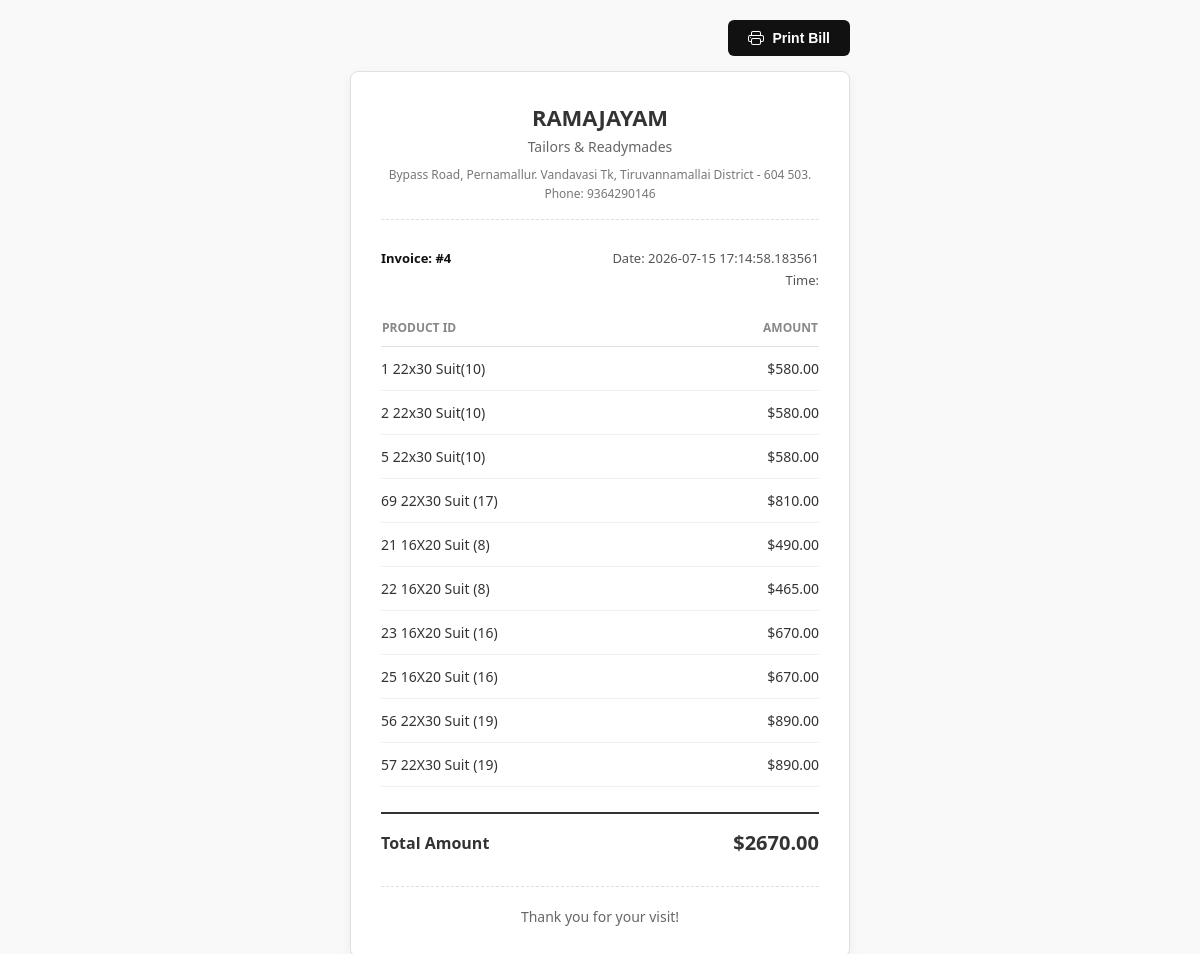
Page /bill_show_page/4 on the committed database.
### app.py (models this page shows)
class ShopDealer(UserMixin,db.Model) :
    id = db.Column(db.Integer, primary_key=True)
    shop_username = db.Column(db.String(150), unique=True, nullable=False)
    password = db.Column(db.String(150), nullable=False)
    shop_name = db.Column(db.String(150),nullable=False)
    shop_title = db.Column(db.String(150),nullable=False)
    shop_location = db.Column(db.String(150),nullable=False)
    shop_phone_number = db.Column(db.String(10),nullable=False)
    shop_gst_number = db.Column(db.String(15),default=None)

class Billing(db.Model) :
    id = db.Column(db.Integer,primary_key=True)
    customer_no = db.Column(db.String(10))
    customer_name = db.Column(db.String(100))
    customer_address = db.Column(db.String(100), nullable=True)
    billing_amount = db.Column(db.Integer)
    total_quantity = db.Column(db.Integer)
    billing_date = db.Column(db.DateTime, default=datetime.utcnow)
    billing_products = db.relationship('SelledProduct', backref='billing', lazy=True)

class SelledProduct(db.Model) :
    id = db.Column(db.Integer,primary_key=True)
    billing_id = db.Column(db.Integer, db.ForeignKey('billing.id'), nullable=True)
    selled_product_name = db.Column(db.String(100))
    selled_product_id = db.Column(db.String(100))
    selled_product_amount = db.Column(db.Integer)
    scanned_at = db.Column(db.DateTime, default=datetime.utcnow)

### app.py (the view)
@app.route('/bill_show_page/<int:billing_id>')
def bill_show_page(billing_id):
    billing = Billing.query.get_or_404(billing_id)
    selled = SelledProduct.query.all()
    shop = ShopDealer.query.all()
    return render_template('bill_show_page.html', billing=billing,selled=selled,shop=shop)

### templates/bill_show_page.html (shortened to what this page needs)
<!DOCTYPE html>
<html lang="en">
<head>
</head>
<body>
    <div class="action-panel">
        <button class="print-btn" onclick="window.print()">
            Print Bill
        </button>
    </div>
    <div class="receipt-card">
        <header class="shop-header">
            {% for shop in shop %}
            <h1 class="shop-name">{{ shop.shop_name }}</h1>
            <p class="shop-title">{{ shop.shop_title }}</p>
            <p class="shop-details">{{ shop.shop_location }}</p>
            <p class="shop-details">Phone: {{ shop.shop_phone_number }}</p>
            {% endfor %}
        </header>
        <div class="invoice-meta">
            <div class="meta-group">
                <p class="invoice-id">Invoice: #{{ billing.id }}</p>
            </div>
            <div class="meta-group text-right">
                <p>Date: {{ billing.billing_date }}</p>
                <p>Time: {{ billing.billing_time }}</p>
            </div>
        </div>
        <table class="items-table">
            <thead>
                <tr>
                    <th>Product ID</th>
                    <th class="text-right">Amount</th>
                </tr>
            </thead>
            <tbody>
                {% for selled in selled %}
                {% if selled.billing_id == billing.id %}
                <tr>
                    <td>{{ selled.selled_product_id }} {{ selled.selled_product_name }}</td>
                    <td class="text-right">${{ "%.2f"|format(selled.selled_product_amount|float) }}</td>
                </tr>
                {% endif %}
                {% endfor %}
            </tbody>
        </table>
        <div class="total-section">
            <span class="total-label">Total Amount</span>
            <span class="total-amount">${{ "%.2f"|format(billing.billing_amount|float) }}</span>
        </div>
        <footer class="receipt-footer">
            Thank you for your visit!
        </footer>
    </div>
</body>
</html>

### templates/bill_show_page.html (style rules this page uses)
:root { --primary-color: #333; --border-color: #e0e0e0; --bg-color: #f9f9f9; }
body { font-family: system-ui, -apple-system, BlinkMacSystemFont, "Segoe UI", Roboto, sans-serif; background-color: var(--bg-color); color: var(--primary-color); margin: 0; padding: 20px; display: flex; flex-direction: column; align-items: center; }
.action-panel { width: 100%; max-width: 500px; display: flex; justify-content: flex-end; margin-bottom: 15px; }
.print-btn { background-color: #111111; color: #ffffff; border: none; padding: 10px 20px; font-size: 14px; font-weight: 600; border-radius: 6px; cursor: pointer; transition: background-color 0.2s; display: inline-flex; align-items: center; gap: 8px; }
.receipt-card { background: #ffffff; width: 100%; max-width: 500px; padding: 30px; box-sizing: border-box; border-radius: 8px; box-shadow: 0 4px 12px rgba(0, 0, 0, 0.05); border: 1px solid var(--border-color); }
.shop-header { text-align: center; margin-bottom: 25px; border-bottom: 1px dashed var(--border-color); padding-bottom: 15px; }
.shop-name { font-size: 22px; font-weight: 700; margin: 0 0 5px 0; text-transform: uppercase; }
.shop-title { font-size: 14px; color: #666; margin: 0 0 10px 0; }
.shop-details { font-size: 12px; color: #777; margin: 2px 0; }
.invoice-meta { display: flex; justify-content: space-between; font-size: 13px; margin-bottom: 25px; color: #555; }
.meta-group p { margin: 4px 0; }
.invoice-id { font-weight: 700; color: #111; }
.items-table { width: 100%; border-collapse: collapse; text-align: left; margin-bottom: 25px; }
.items-table th { font-size: 12px; text-transform: uppercase; color: #888; padding-bottom: 10px; border-bottom: 1px solid var(--border-color); }
.items-table td { padding: 12px 0; font-size: 14px; border-bottom: 1px solid #f1f1f1; }
.text-right { text-align: right; }
.total-section { border-top: 2px solid var(--primary-color); padding-top: 15px; display: flex; justify-content: space-between; align-items: center; margin-bottom: 30px; }
.total-label { font-size: 16px; font-weight: 700; }
.total-amount { font-size: 20px; font-weight: 800; }
.receipt-footer { text-align: center; font-size: 14px; font-weight: 500; color: #666; border-top: 1px dashed var(--border-color); padding-top: 20px; }

### rows in the picture
ShopDealer: shop_name "RAMAJAYAM", shop_title "Tailors & Readymades", shop_location "Bypass Road, Pernamallur. Vandavasi Tk, Tiruvannamallai District - 604 503.", shop_phone_number "9364290146"
Billing: id "4", billing_date "2026-07-15 17:14:58.183561", billing_amount "2670.00"
SelledProduct: selled_product_id "1", selled_product_name "22x30 Suit(10)", selled_product_amount "580.00"
SelledProduct: selled_product_id "2", selled_product_name "22x30 Suit(10)", selled_product_amount "580.00"
SelledProduct: selled_product_id "5", selled_product_name "22x30 Suit(10)", selled_product_amount "580.00"
SelledProduct: selled_product_id "69", selled_product_name "22X30 Suit (17)", selled_product_amount "810.00"
SelledProduct: selled_product_id "21", selled_product_name "16X20 Suit (8)", selled_product_amount "490.00"
SelledProduct: selled_product_id "22", selled_product_name "16X20 Suit (8)", selled_product_amount "465.00"
SelledProduct: selled_product_id "23", selled_product_name "16X20 Suit (16)", selled_product_amount "670.00"
SelledProduct: selled_product_id "25", selled_product_name "16X20 Suit (16)", selled_product_amount "670.00"
SelledProduct: selled_product_id "56", selled_product_name "22X30 Suit (19)", selled_product_amount "890.00"
SelledProduct: selled_product_id "57", selled_product_name "22X30 Suit (19)", selled_product_amount "890.00"
